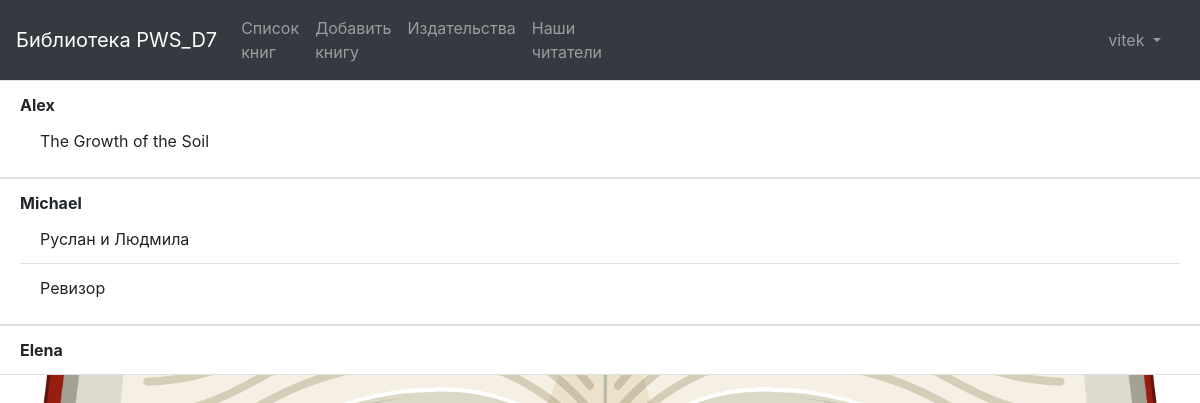
The page /readers/ (signed in) on the database its author committed.
### p_library/models.py (models this page shows, shortened)
class Reader(models.Model):
    name = models.TextField()
    is_friend = models.BooleanField(default=True)

class Book(models.Model):
    ISBN = models.CharField(max_length=13)
    title = models.TextField()
    cover = models.ImageField(upload_to='images', height_field='cover_height', width_field='cover_width', max_length=100)
    cover_height = models.PositiveIntegerField()
    cover_width = models.PositiveIntegerField()
    description = models.TextField()
    year_release = models.SmallIntegerField()
    author = models.ForeignKey(Author, on_delete=models.CASCADE)
    publisher = models.ForeignKey(Publisher, null=True, on_delete=models.SET_NULL)
    price = models.DecimalField(max_digits=6, decimal_places=2)
    copy_count = models.PositiveSmallIntegerField(default=1)
    reader = models.ForeignKey(
        'Reader', on_delete=models.SET_NULL,
        null=True, blank=True,
        default='',
        related_name='get_book')

### p_library/views.py (the view)
# urls.py: path('readers/', reader_list),
def reader_list(request):
    template = loader.get_template('readers.html')
    readers = Reader.objects.all()
    books = Book.objects.all()
    user = request.user
    read_data = {
        "readers": readers,
        "books": books,
        "user": user,
    }
    return HttpResponse(template.render(read_data))

### p_library/templates/readers.html (shortened to what this page needs)
{% extends 'base.html' %}
{% block content%}
{% for reader in readers %}
<ul class="list-group list-group-flush font-weight-bold">
    <li class="list-group-item"> {{ reader.name }}
        <ul class="list-group list-group-flush font-weight-normal">
        {% for book in reader.get_book.all %}
            <li class="list-group-item"> {{ book.title }}</li>
        {% endfor %}
        </ul>
    </li>
</ul>
{% endfor %}
{% endblock %}

### p_library/templates/base.html (shortened to what this page needs)
<!DOCTYPE html>
{% load static %}
<html lang="en">
<head>
<link rel="stylesheet"
      href="https://maxcdn.bootstrapcdn.com/bootstrap/4.0.0/css/bootstrap.min.css"
>
<link rel="stylesheet" type="text/css" href="{% static 'css/style.css' %}">
</head>
<body>
<nav class="navbar navbar-expand-md navbar-dark bg-dark">
  <a class="navbar-brand" href="/index">Библиотека PWS_D7</a>
  <div class="collapse navbar-collapse" id="collapsibleNavbar">
    <ul class="navbar-nav">
      <li class="nav-item">
        <a class="nav-link" href="/book/">Список книг</a>
      </li>
      <li class="nav-item">
        <a class="nav-link" href="/book/create/">Добавить книгу</a>
      </li>
            <li class="nav-item">
        <a class="nav-link" href="/publishers/">Издательства</a>
      </li>
      <li class="nav-item">
        <a class="nav-link" href="/readers/">Наши читатели</a>
      </li>
    </ul>
  </div>
{% load account socialaccount %}
{% if user.is_authenticated %}
  <div class="container">
    <div class="collapse navbar-collapse" id="mainMenu">
      <ul class="navbar-nav ml-auto">
        <li class="nav-item dropdown">
          <a class="nav-link dropdown-toggle" href="#" id="userMenu" data-toggle="dropdown" aria-haspopup="true" aria-expanded="false">
            {{ user.username }}
          </a>
        </li>
      </ul>
    </div>
  </div>
{% else %}
  <a class="navbar-brand mr-0" href="/accounts/login/">Log in</a>
{% endif %}
</nav>
    {% block content %}
    {% endblock %}
</body>

### static/css/style.css (style rules this page uses)
body { background: url('./img/back.jpg'); background-size: cover; }

### rows shown on the page
Reader: name "Alex"
Book: title "The Growth of the Soil"
Reader: name "Michael"
Book: title "Руслан и Людмила"
Book: title "Ревизор"
Reader: name "Elena"

### other values the page prints
{{ user.username }} "vitek"
